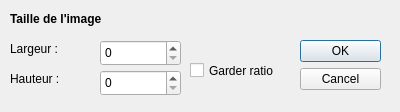
<?xml version="1.0" encoding="UTF-8"?>
<ui version="4.0">
 <class>Dialog</class>
 <widget class="QDialog" name="Dialog">
  <property name="geometry">
   <rect>
    <x>0</x>
    <y>0</y>
    <width>400</width>
    <height>112</height>
   </rect>
  </property>
  <property name="windowTitle">
   <string>Dialog</string>
  </property>
  <widget class="QDialogButtonBox" name="buttonBox">
   <property name="geometry">
    <rect>
     <x>300</x>
     <y>40</y>
     <width>81</width>
     <height>51</height>
    </rect>
   </property>
   <property name="orientation">
    <enum>Qt::Vertical</enum>
   </property>
   <property name="standardButtons">
    <set>QDialogButtonBox::Cancel|QDialogButtonBox::Ok</set>
   </property>
  </widget>
  <widget class="QLabel" name="label">
   <property name="geometry">
    <rect>
     <x>10</x>
     <y>10</y>
     <width>131</width>
     <height>17</height>
    </rect>
   </property>
   <property name="font">
    <font>
     <weight>75</weight>
     <bold>true</bold>
    </font>
   </property>
   <property name="text">
    <string>Taille de l'image</string>
   </property>
  </widget>
  <widget class="QLabel" name="label_2">
   <property name="geometry">
    <rect>
     <x>10</x>
     <y>40</y>
     <width>64</width>
     <height>17</height>
    </rect>
   </property>
   <property name="text">
    <string>Largeur :</string>
   </property>
  </widget>
  <widget class="QLabel" name="label_3">
   <property name="geometry">
    <rect>
     <x>10</x>
     <y>70</y>
     <width>64</width>
     <height>17</height>
    </rect>
   </property>
   <property name="text">
    <string>Hauteur :</string>
   </property>
  </widget>
  <widget class="QSpinBox" name="spinBox">
   <property name="geometry">
    <rect>
     <x>100</x>
     <y>40</y>
     <width>81</width>
     <height>26</height>
    </rect>
   </property>
  </widget>
  <widget class="QSpinBox" name="spinBox_2">
   <property name="geometry">
    <rect>
     <x>100</x>
     <y>70</y>
     <width>81</width>
     <height>26</height>
    </rect>
   </property>
  </widget>
  <widget class="QCheckBox" name="checkBox">
   <property name="geometry">
    <rect>
     <x>190</x>
     <y>60</y>
     <width>101</width>
     <height>21</height>
    </rect>
   </property>
   <property name="text">
    <string>Garder ratio</string>
   </property>
  </widget>
 </widget>
 <resources/>
 <connections>
  <connection>
   <sender>buttonBox</sender>
   <signal>accepted()</signal>
   <receiver>Dialog</receiver>
   <slot>accept()</slot>
   <hints>
    <hint type="sourcelabel">
     <x>248</x>
     <y>254</y>
    </hint>
    <hint type="destinationlabel">
     <x>157</x>
     <y>274</y>
    </hint>
   </hints>
  </connection>
  <connection>
   <sender>buttonBox</sender>
   <signal>rejected()</signal>
   <receiver>Dialog</receiver>
   <slot>reject()</slot>
   <hints>
    <hint type="sourcelabel">
     <x>316</x>
     <y>260</y>
    </hint>
    <hint type="destinationlabel">
     <x>286</x>
     <y>274</y>
    </hint>
   </hints>
  </connection>
 </connections>
</ui>
